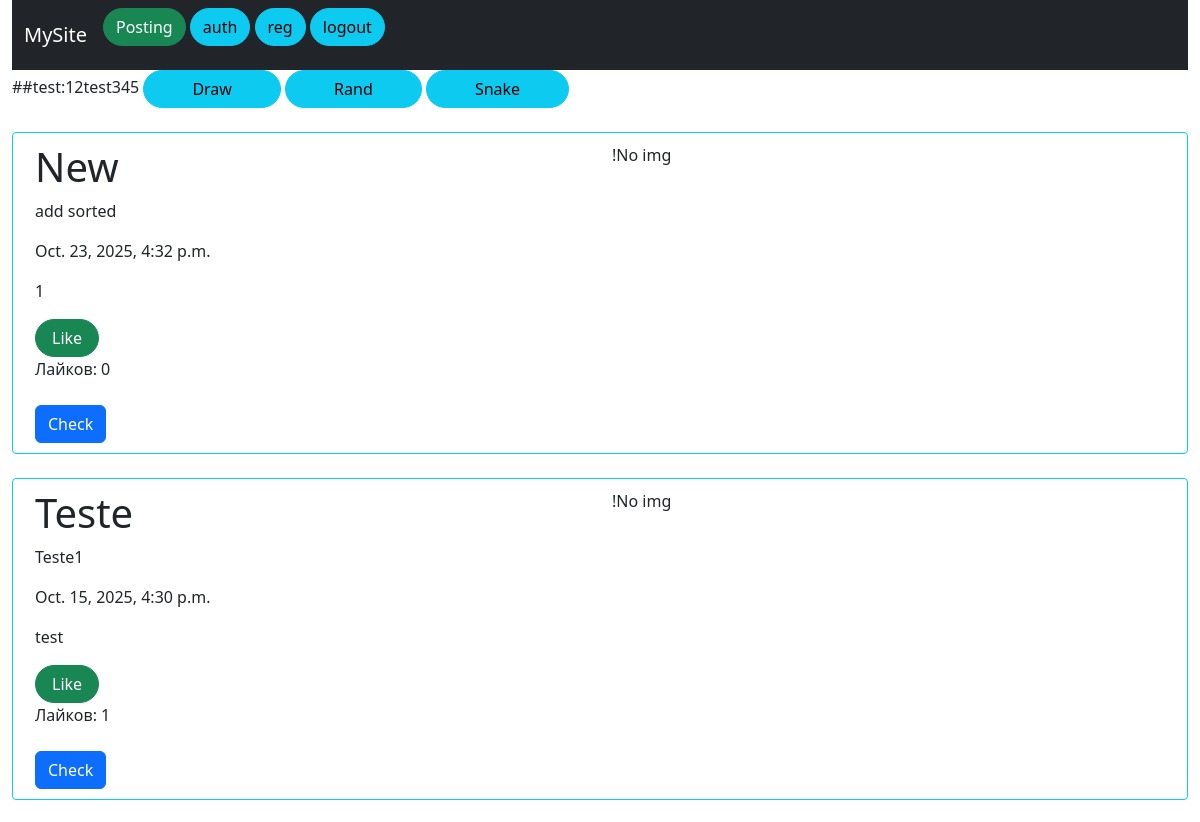
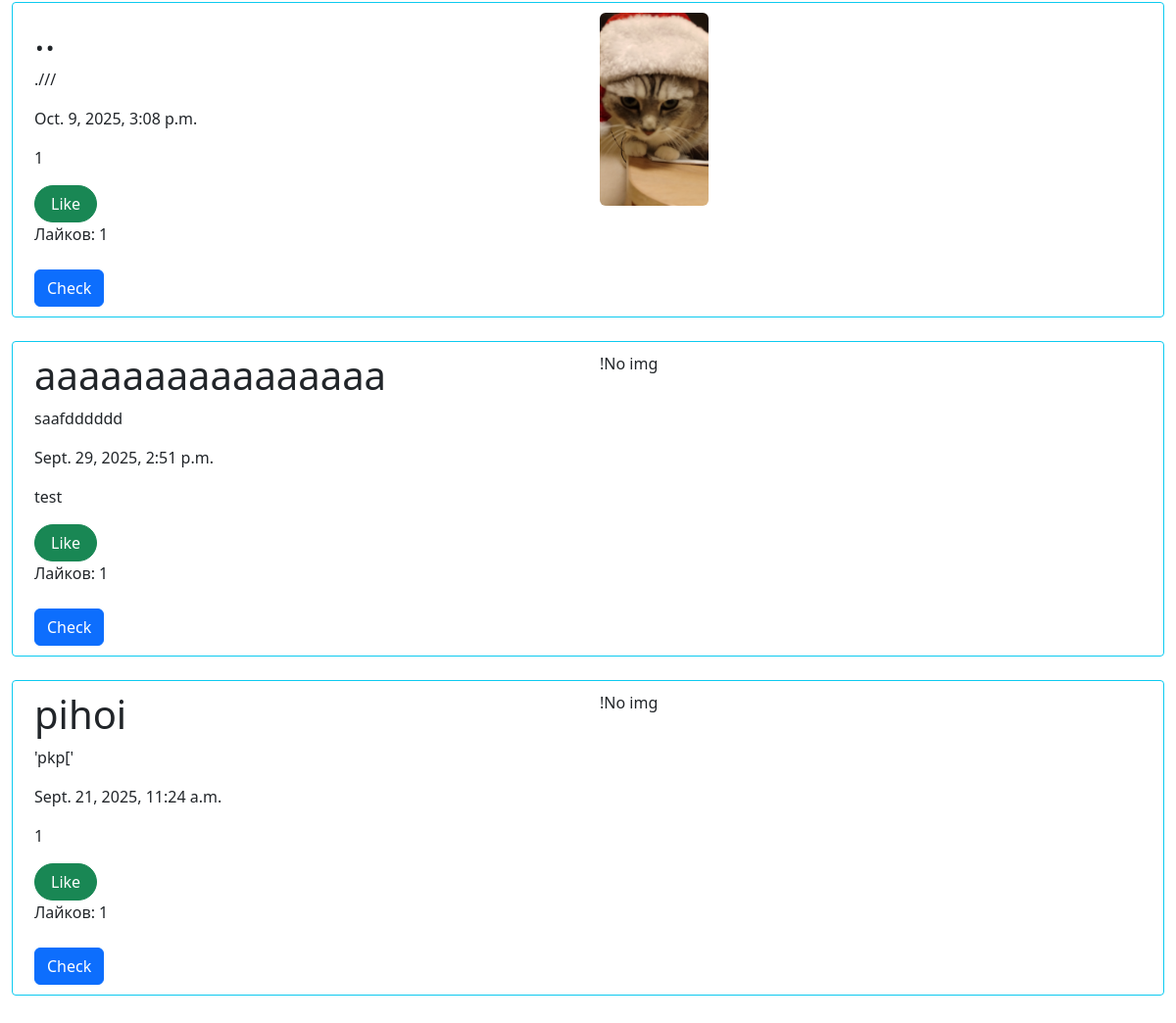
The page / on the database its author committed (2 pictures, top to bottom).
### main/models.py (models this page shows, shortened)
class Articles(models.Model):
    title = models.CharField('Name', max_length=100)
    text = models.TextField('Text')
    date = models.DateTimeField('Date', auto_now_add=True)
    image = models.ImageField('Image', upload_to='articles_images/', null=True, blank=True)
    author = models.ForeignKey(User, on_delete=models.CASCADE)
    liked_by = models.ManyToManyField(User, related_name='liked_articles', blank=True)
    @property
    def likes_count(self):
        return self.liked_by.count()
    def user_has_liked(self, user):
        if not user.is_authenticated:
            return False
        return self.liked_by.filter(id=user.id).exists()

### main/views.py (the view)
# urls.py: path('', main),
def main(request):
    elements = Articles.objects.all().order_by('-date')
    articles_data = []
    for article in elements:
        articles_data.append({
            'article': article,
            'user_has_liked': article.user_has_liked(request.user)
        })
    context = {
        'articles_data': articles_data,
        'current_user': request.user
    }
    return render(request, 'main.html', context)

### templates/main.html (shortened to what this page needs)
{% extends 'inheritance.html'%}
{% block div %}
<div class=" mx-auto ">
    ##test:12test345
    <a href="\draw" class="btn btn-info rounded-pill px-5">Draw</a>
    <a href="\randphoto" class="btn btn-info rounded-pill px-5">Rand</a>
    <a href="\snake_game" class="btn btn-info rounded-pill px-5">Snake</a>
    </div>
<br>
{% for data in articles_data %}
    {% with el=data.article %}
    <div style="margin: auto; padding: 10px;" class=" row-gap-3 row rounded-1 border border-info">
        <div class="col-6">
            <h1>{{ el.title }}</h1>
            <p>{{ el.text }}</p>
            <p>{{ el.date }}</p>
            <p>{{ el.author }}</p>
            <button class="like-btn btn {% if data.user_has_liked %}btn-danger{% else %}btn-success{% endif %} rounded-pill px-3"
                    data-article-id="{{ el.pk }}">
                {% if data.user_has_liked %}Like{% else %}Like{% endif %}
            </button>
            <div>Лайков: <span id="like-count-{{ el.pk }}">{{ el.likes_count }}</span></div>
            <br>
            <a href="{% url 'post_detail' pk=el.pk %}" class="btn btn-primary">Check</a>
        </div>
        <div class="col-6">
            {% if el.image %}
                <img src="{{ el.image.url }}" alt="{{ el.title }}" class="list-group article-image" style="width: 20%;">
            {% else %}
                <p>!No img</p>
            {% endif %}
        </div>
    </div>
    <br>
    {% endwith %}
{% endfor %}
    <br>
{% load static %}
{%endblock%}

### rows shown on the page
Articles: article "New", article.text "add sorted", article "Oct. 23, 2025, 4:32 p.m.", article.author "1", article.likes_count "0", image "!No img"
Articles: article "Teste", article.text "Teste1", article "Oct. 15, 2025, 4:30 p.m.", article.author "test", article.likes_count "1", image "!No img"
Articles: article "..", article.text ".///", article "Oct. 9, 2025, 3:08 p.m.", article.author "1", article.likes_count "1", article.image (picture)
Articles: article "aaaaaaaaaaaaaaaa", article.text "saafdddddd", article "Sept. 29, 2025, 2:51 p.m.", article.author "test", article.likes_count "1", image "!No img"
Articles: article "pihoi", article.text "'pkp['", article "Sept. 21, 2025, 11:24 a.m.", article.author "1", article.likes_count "1", image "!No img"
